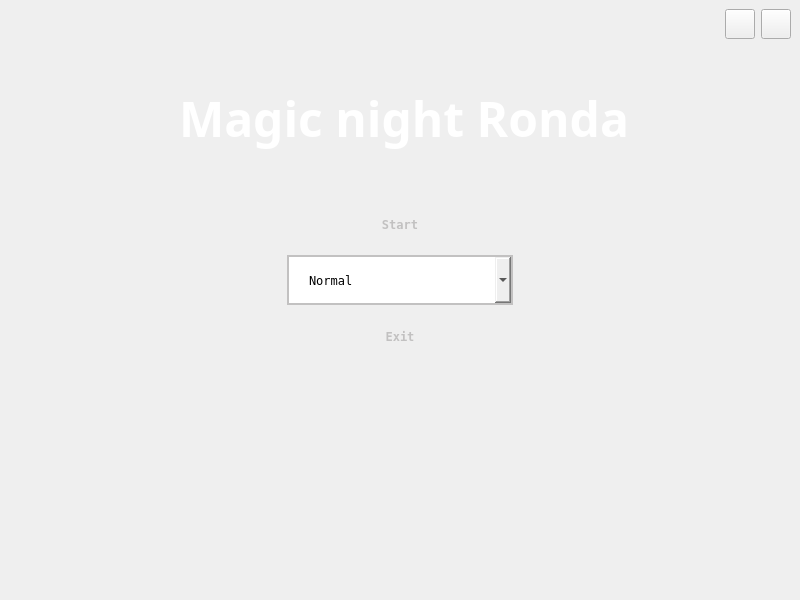
<?xml version="1.0" encoding="UTF-8"?>
<ui version="4.0">
 <class>MainWindow</class>
 <widget class="QMainWindow" name="MainWindow">
  <property name="geometry">
   <rect>
    <x>0</x>
    <y>0</y>
    <width>800</width>
    <height>600</height>
   </rect>
  </property>
  <property name="minimumSize">
   <size>
    <width>800</width>
    <height>600</height>
   </size>
  </property>
  <property name="maximumSize">
   <size>
    <width>800</width>
    <height>600</height>
   </size>
  </property>
  <property name="windowTitle">
   <string>MainWindow</string>
  </property>
  <widget class="QWidget" name="centralwidget">
   <layout class="QGridLayout" name="gridLayout_3">
    <item row="0" column="0">
     <layout class="QGridLayout" name="gridLayout">
      <item row="1" column="1">
       <spacer name="horizontalSpacer_10">
        <property name="orientation">
         <enum>Qt::Horizontal</enum>
        </property>
        <property name="sizeHint" stdset="0">
         <size>
          <width>40</width>
          <height>20</height>
         </size>
        </property>
       </spacer>
      </item>
      <item row="0" column="9">
       <widget class="QPushButton" name="pushButton_fullscreen">
        <property name="maximumSize">
         <size>
          <width>30</width>
          <height>30</height>
         </size>
        </property>
        <property name="cursor">
         <cursorShape>PointingHandCursor</cursorShape>
        </property>
        <property name="text">
         <string/>
        </property>
        <property name="icon">
         <iconset resource="images.qrc">
          <normaloff>:/backgrounds/imgs/btns/full-screen.png</normaloff>
          <normalon>:/btn/imgs/btns/full-screen.png</normalon>:/backgrounds/imgs/btns/full-screen.png</iconset>
        </property>
        <property name="iconSize">
         <size>
          <width>50</width>
          <height>25</height>
         </size>
        </property>
        <property name="shortcut">
         <string/>
        </property>
       </widget>
      </item>
      <item row="0" column="3">
       <spacer name="horizontalSpacer_3">
        <property name="orientation">
         <enum>Qt::Horizontal</enum>
        </property>
        <property name="sizeHint" stdset="0">
         <size>
          <width>40</width>
          <height>20</height>
         </size>
        </property>
       </spacer>
      </item>
      <item row="1" column="5">
       <spacer name="horizontalSpacer_9">
        <property name="orientation">
         <enum>Qt::Horizontal</enum>
        </property>
        <property name="sizeHint" stdset="0">
         <size>
          <width>40</width>
          <height>20</height>
         </size>
        </property>
       </spacer>
      </item>
      <item row="0" column="8">
       <widget class="QPushButton" name="pushButton_sound">
        <property name="minimumSize">
         <size>
          <width>30</width>
          <height>30</height>
         </size>
        </property>
        <property name="maximumSize">
         <size>
          <width>30</width>
          <height>30</height>
         </size>
        </property>
        <property name="cursor">
         <cursorShape>PointingHandCursor</cursorShape>
        </property>
        <property name="text">
         <string/>
        </property>
        <property name="icon">
         <iconset resource="images.qrc">
          <normaloff>:/backgrounds/imgs/btns/volume-up.png</normaloff>:/backgrounds/imgs/btns/volume-up.png</iconset>
        </property>
        <property name="iconSize">
         <size>
          <width>20</width>
          <height>25</height>
         </size>
        </property>
       </widget>
      </item>
      <item row="1" column="2">
       <spacer name="horizontalSpacer_7">
        <property name="orientation">
         <enum>Qt::Horizontal</enum>
        </property>
        <property name="sizeType">
         <enum>QSizePolicy::Preferred</enum>
        </property>
        <property name="sizeHint" stdset="0">
         <size>
          <width>120</width>
          <height>20</height>
         </size>
        </property>
       </spacer>
      </item>
      <item row="1" column="6">
       <spacer name="horizontalSpacer_11">
        <property name="orientation">
         <enum>Qt::Horizontal</enum>
        </property>
        <property name="sizeHint" stdset="0">
         <size>
          <width>40</width>
          <height>20</height>
         </size>
        </property>
       </spacer>
      </item>
      <item row="0" column="0">
       <spacer name="horizontalSpacer_6">
        <property name="orientation">
         <enum>Qt::Horizontal</enum>
        </property>
        <property name="sizeHint" stdset="0">
         <size>
          <width>40</width>
          <height>20</height>
         </size>
        </property>
       </spacer>
      </item>
      <item row="1" column="0">
       <spacer name="horizontalSpacer_5">
        <property name="orientation">
         <enum>Qt::Horizontal</enum>
        </property>
        <property name="sizeHint" stdset="0">
         <size>
          <width>40</width>
          <height>20</height>
         </size>
        </property>
       </spacer>
      </item>
      <item row="0" column="1">
       <spacer name="horizontalSpacer_12">
        <property name="orientation">
         <enum>Qt::Horizontal</enum>
        </property>
        <property name="sizeHint" stdset="0">
         <size>
          <width>40</width>
          <height>20</height>
         </size>
        </property>
       </spacer>
      </item>
      <item row="1" column="3" colspan="2">
       <widget class="QLabel" name="label">
        <property name="font">
         <font>
          <family>Old English Text MT</family>
         </font>
        </property>
        <property name="text">
         <string>&lt;html&gt;&lt;head/&gt;&lt;body&gt;&lt;p&gt;&lt;span style=&quot; font-size:36pt; font-weight:700; color:#ffffff;&quot;&gt;Magic night Ronda&lt;/span&gt;&lt;/p&gt;&lt;/body&gt;&lt;/html&gt;</string>
        </property>
       </widget>
      </item>
      <item row="0" column="2">
       <spacer name="horizontalSpacer_8">
        <property name="orientation">
         <enum>Qt::Horizontal</enum>
        </property>
        <property name="sizeHint" stdset="0">
         <size>
          <width>40</width>
          <height>20</height>
         </size>
        </property>
       </spacer>
      </item>
      <item row="1" column="7">
       <spacer name="horizontalSpacer_13">
        <property name="orientation">
         <enum>Qt::Horizontal</enum>
        </property>
        <property name="sizeHint" stdset="0">
         <size>
          <width>40</width>
          <height>20</height>
         </size>
        </property>
       </spacer>
      </item>
     </layout>
    </item>
    <item row="1" column="0">
     <layout class="QGridLayout" name="gridLayout_2">
      <item row="0" column="0">
       <spacer name="horizontalSpacer_14">
        <property name="orientation">
         <enum>Qt::Horizontal</enum>
        </property>
        <property name="sizeType">
         <enum>QSizePolicy::Ignored</enum>
        </property>
        <property name="sizeHint" stdset="0">
         <size>
          <width>278</width>
          <height>20</height>
         </size>
        </property>
       </spacer>
      </item>
      <item row="0" column="2">
       <spacer name="horizontalSpacer_4">
        <property name="orientation">
         <enum>Qt::Horizontal</enum>
        </property>
        <property name="sizeType">
         <enum>QSizePolicy::Ignored</enum>
        </property>
        <property name="sizeHint" stdset="0">
         <size>
          <width>278</width>
          <height>20</height>
         </size>
        </property>
       </spacer>
      </item>
      <item row="0" column="1">
       <layout class="QVBoxLayout" name="verticalLayout">
        <property name="sizeConstraint">
         <enum>QLayout::SetDefaultConstraint</enum>
        </property>
        <item>
         <widget class="QPushButton" name="start">
          <property name="minimumSize">
           <size>
            <width>180</width>
            <height>50</height>
           </size>
          </property>
          <property name="maximumSize">
           <size>
            <width>300</width>
            <height>50</height>
           </size>
          </property>
          <property name="font">
           <font>
            <family>Terminal</family>
            <bold>true</bold>
           </font>
          </property>
          <property name="cursor">
           <cursorShape>PointingHandCursor</cursorShape>
          </property>
          <property name="styleSheet">
           <string notr="true">QPushButton {
    border-radius: 30px;
    background: url(:/backgrounds/imgs/btn-bck.png) center center no-repeat; /* Set the path to your image file */
    color: #C2C1C1; /* Set the text color */
}

QPushButton:hover {
    background-color: #C2C1C1; /* Set the background color on hover */
}

QPushButton:pressed {
    background-color: #1f669b; /* Set the background color when the button is pressed */
    border: 2px solid #1a5276; /* Set the border color when the button is pressed */
}

QPushButton:pressed {
    background-color: #1f669b; 
    border: 2px solid #1a5276; 
}</string>
          </property>
          <property name="text">
           <string>Start</string>
          </property>
         </widget>
        </item>
        <item>
         <widget class="QComboBox" name="comboBox">
          <property name="minimumSize">
           <size>
            <width>180</width>
            <height>50</height>
           </size>
          </property>
          <property name="maximumSize">
           <size>
            <width>300</width>
            <height>50</height>
           </size>
          </property>
          <property name="font">
           <font>
            <family>Terminal</family>
           </font>
          </property>
          <property name="cursor">
           <cursorShape>PointingHandCursor</cursorShape>
          </property>
          <property name="styleSheet">
           <string notr="true">    border-radius: 30px;
    color: #000000;
    border: 2px solid #C2C1C1; 
    padding: 10px 20px; 



</string>
          </property>
          <item>
           <property name="text">
            <string>Normal</string>
           </property>
          </item>
          <item>
           <property name="text">
            <string>Hard</string>
           </property>
          </item>
         </widget>
        </item>
        <item>
         <widget class="QPushButton" name="exit">
          <property name="minimumSize">
           <size>
            <width>180</width>
            <height>50</height>
           </size>
          </property>
          <property name="maximumSize">
           <size>
            <width>300</width>
            <height>50</height>
           </size>
          </property>
          <property name="font">
           <font>
            <family>Terminal</family>
            <bold>true</bold>
           </font>
          </property>
          <property name="cursor">
           <cursorShape>PointingHandCursor</cursorShape>
          </property>
          <property name="styleSheet">
           <string notr="true">QPushButton {
    border-radius: 30px;
    background: url(:/backgrounds/imgs/btn-bck.png) center center no-repeat; /* Set the path to your image file */
    color: #C2C1C1; /* Set the text color */
}

QPushButton:hover {
    background-color: #C2C1C1; /* Set the background color on hover */
}

QPushButton:pressed {
    background-color: #1f669b; /* Set the background color when the button is pressed */
    border: 2px solid #1a5276; /* Set the border color when the button is pressed */
}

QPushButton:pressed {
    background-color: #1f669b; 
    border: 2px solid #1a5276; 
}</string>
          </property>
          <property name="text">
           <string>Exit</string>
          </property>
         </widget>
        </item>
       </layout>
      </item>
     </layout>
    </item>
    <item row="2" column="0">
     <spacer name="verticalSpacer">
      <property name="orientation">
       <enum>Qt::Vertical</enum>
      </property>
      <property name="sizeType">
       <enum>QSizePolicy::Preferred</enum>
      </property>
      <property name="sizeHint" stdset="0">
       <size>
        <width>38</width>
        <height>230</height>
       </size>
      </property>
     </spacer>
    </item>
   </layout>
  </widget>
 </widget>
 <resources>
  <include location="images.qrc"/>
 </resources>
 <connections/>
</ui>
